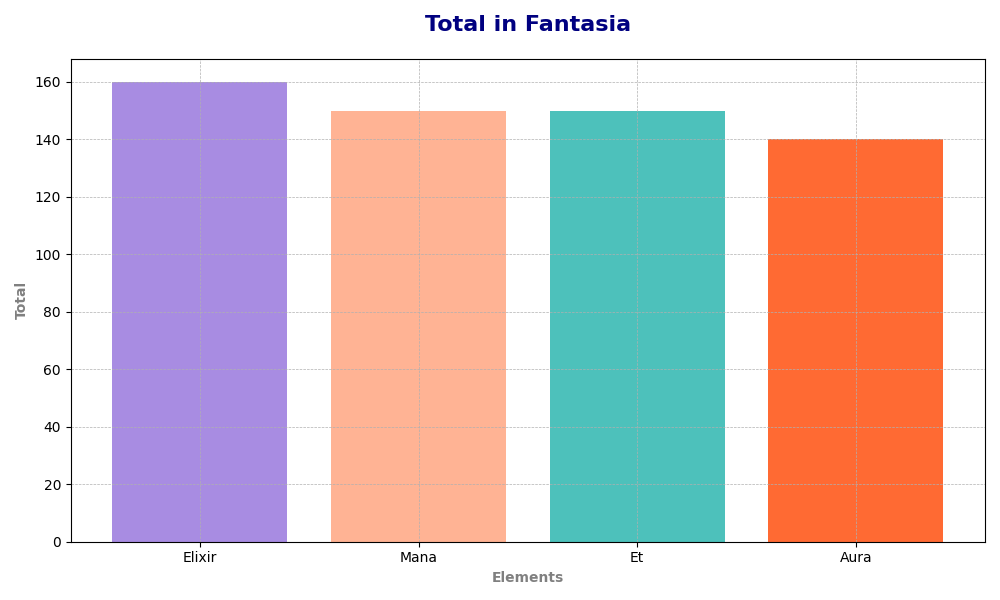

Reproduce this figure in Python.
import numpy as np
import matplotlib.pyplot as plt

# Islands and magical elements
islands = ['Av', 'Eldoria', 'Lum', 'Nox', 'Ve', 'Zara']  # Added a new island 'Zara'
elements = ['Mana', 'Et', 'Elixir', 'Aura']

# Updated percentage data including the new island 'Zara'
percentage_data = np.array([
    [30, 25, 20, 25],
    [20, 30, 35, 15],
    [25, 25, 30, 20],
    [15, 35, 25, 25],
    [35, 15, 20, 30],
    [25, 20, 30, 25]  # Added data for 'Zara'
])

# Compute total abundance for each magical element
element_totals = np.sum(percentage_data, axis=0)

# Sort the elements and their totals in descending order
sorted_indices = np.argsort(-element_totals)
sorted_elements = np.array(elements)[sorted_indices]
sorted_totals = element_totals[sorted_indices]

# Plotting sorted bar chart
plt.figure(figsize=(10, 6))

bar_colors = ['#FFA07A', '#20B2AA', '#9370DB', '#FF4500']

plt.bar(sorted_elements, sorted_totals, color=[bar_colors[i] for i in sorted_indices], alpha=0.8)

plt.xlabel('Elements', fontsize=10, fontweight='bold', color='grey')
plt.ylabel('Total', fontsize=10, fontweight='bold', color='grey')
plt.title('Total in Fantasia', fontsize=16, fontweight='bold', pad=20, color='navy')

plt.grid(True, linestyle='--', linewidth=0.5)
plt.tight_layout()

plt.show()
